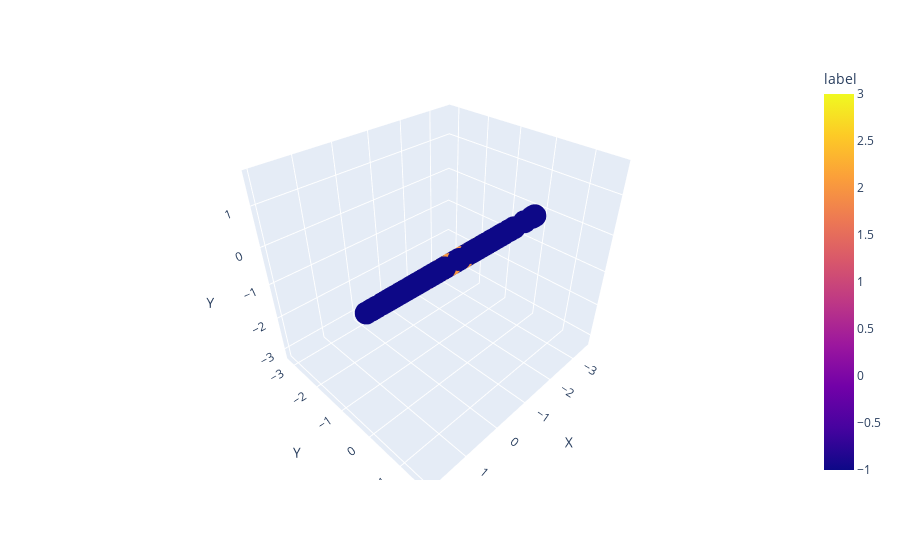

The notebook cell this image was saved under:
### Code cell
import plotly.express as px
df = px.data.iris()
fig = px.scatter_3d(X, x='X', y='Y', z='Y',color='label')
fig.show()

### Figure 1 — Plotly figure (JSON) as saved in the notebook; plotly's stock layout.template omitted (floating-point values rounded to 4 significant figures; data arrays with more than 128 entries replaced by an {"elided": "..."} marker saying what was removed)
{"data": [{"hovertemplate": "X=%{x}<br>Y=%{z}<br>label=%{marker.color}<extra></extra>", "legendgroup": "", "marker": {"color": {"elided": "148 int values"}, "coloraxis": "coloraxis", "symbol": "circle"}, "mode": "markers", "name": "", "scene": "scene", "showlegend": false, "type": "scatter3d", "x": {"elided": "148 float values"}, "y": {"elided": "148 float values"}, "z": {"elided": "148 float values"}}], "layout": {"coloraxis": {"colorbar": {"title": {"text": "label"}}, "colorscale": [[0, "#0d0887"], [0.1111, "#46039f"], [0.2222, "#7201a8"], [0.3333, "#9c179e"], [0.4444, "#bd3786"], [0.5556, "#d8576b"], [0.6667, "#ed7953"], [0.7778, "#fb9f3a"], [0.8889, "#fdca26"], [1, "#f0f921"]]}, "legend": {"tracegroupgap": 0}, "margin": {"t": 60}, "scene": {"domain": {"x": [0, 1], "y": [0, 1]}, "xaxis": {"title": {"text": "X"}}, "yaxis": {"title": {"text": "Y"}}, "zaxis": {"title": {"text": "Y"}}}}}
